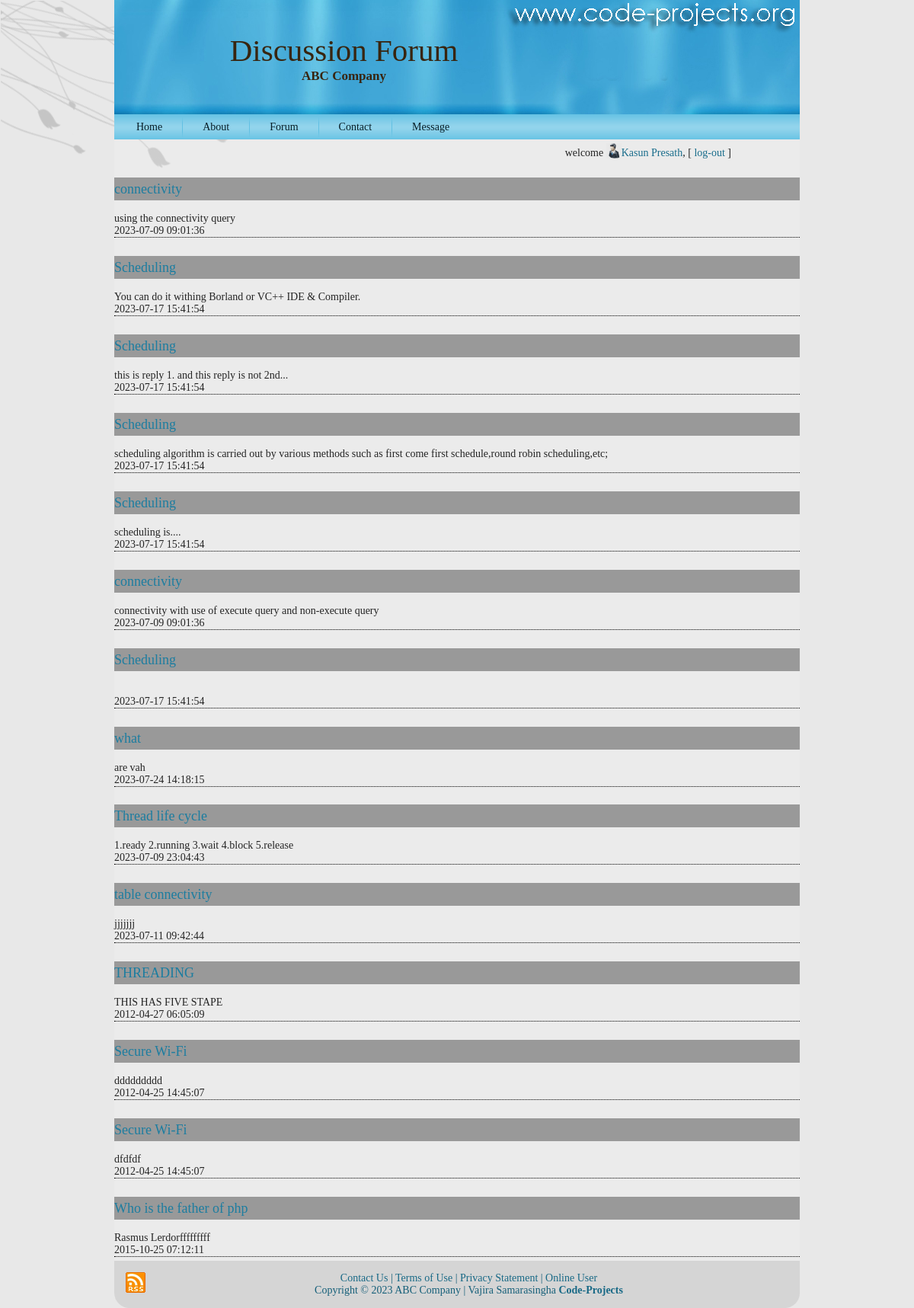
/ans.php (signed in), run on the app's committed database.
### tables this page shows
CREATE TABLE `answer` (
  `answer_id` int(11) NOT NULL,
  `replied` int(11) NOT NULL,
  `question_id` varchar(50) NOT NULL,
  `answer_detail` varchar(2000) NOT NULL,
  `datetime` timestamp NOT NULL DEFAULT current_timestamp(),
  `user_id` int(11) NOT NULL,
  `like` int(20) NOT NULL
);

CREATE TABLE `question` (
  `question_id` int(11) NOT NULL,
  `heading` varchar(50) NOT NULL,
  `question_detail` varchar(2000) NOT NULL,
  `datetime` timestamp NOT NULL DEFAULT current_timestamp(),
  `user_id` int(11) NOT NULL,
  `subtopic_id` int(11) NOT NULL,
  `views` int(11) NOT NULL
);

### utility.php (called while the page is built, shortened)
<?php
$con=mysqli_connect ("localhost", "root","","tech_forum");
	function ExecuteQuery ($SQL)
	{
		global $con;
		mysqli_select_db($con,"tech_forum");
		$rows = mysqli_query ($con,$SQL);
		return $rows;
	}
?>

### ans.php (the view, shortened to what this page needs)
<?php
	require("header.php");
	require("checkUser.php");
?>
<?php
$sql="SELECT * from  answer,question where answer.user_id=$_SESSION[uid] and answer.question_id=question.question_id";
$result=ExecuteQuery($sql);
		while($row = mysqli_fetch_array($result))
		{
		echo "<span class='box2'>";
		echo "<span class='head'><a href='questionview.php?qid=$row[question_id]'><h4>$row[heading]</h4></a></span>";
		echo "</span>";
		echo  "<br/>";
		echo $row['answer_detail'];
		echo  "<br/>";
		echo $row['datetime'];
		echo  "<br/>";
		echo "<div class=line></div>";
		}
?>
<?php require("footer.php");?>

### res/style.css (style rules this page uses)
.line { border-bottom:1px dotted black; }
.box2 .head { display:block; height:30px; background-color:#999999; font-weight:bold; line-height:30px; }
.box2 { width: auto; background-color:#CCC; display:block; }
body { margin: 0 auto; padding: 0; background-color: #E8E8E8; }
body { font-family: Georgia, "Times New Roman", Times, Serif; font-size: 14px; color: #242424; }
a { font-family: Georgia, "Times New Roman", Times, Serif; text-decoration: none; color: #186C8B; }
a:link { font-family: Georgia, "Times New Roman", Times, Serif; text-decoration: none; color: #186C8B; }
h1, h2, h3, h4, h5, h6, h1 a, h2 a, h3 a, h4 a, h5 a, h6 a h1 a:hover, h2 a:hover, h3 a:hover, h4 a:hover, h5 a:hover, h6 a:hover h1 a:visited, h2 a:visited, h3 a:visited, h4 a:visited, h5 a:visited, h6 a:visited { font-weight: normal; font-style: normal; text-decoration: none; }
h4, h4 a, h4 a:link, h4 a:visited, h4 a:hover { font-family: Georgia, "Times New Roman", Times, Serif; font-size: 18px; color: #1C7DA0; }

### data on the page
answer: question.heading "connectivity", answer_detail "using the connectivity query", question.datetime "2023-07-09 09:01:36"
answer: question.heading "Scheduling", answer_detail "You can do it withing Borland or VC++ IDE & Compiler.", question.datetime "2023-07-17 15:41:54"
answer: question.heading "Scheduling", answer_detail "this is reply 1. and this reply is not 2nd...", question.datetime "2023-07-17 15:41:54"
answer: question.heading "Scheduling", answer_detail "scheduling algorithm is carried out by various methods such as first come first schedule,round robin scheduling,etc;", question.datetime "2023-07-17 15:41:54"
answer: question.heading "Scheduling", answer_detail "scheduling is....", question.datetime "2023-07-17 15:41:54"
answer: question.heading "connectivity", answer_detail "connectivity with use of execute query and non-execute query", question.datetime "2023-07-09 09:01:36"
answer: question.heading "Scheduling", question.datetime "2023-07-17 15:41:54"
answer: question.heading "what", answer_detail "are vah", question.datetime "2023-07-24 14:18:15"
answer: question.heading "Thread life cycle", answer_detail "1.ready 2.running 3.wait 4.block 5.release", question.datetime "2023-07-09 23:04:43"
answer: question.heading "table connectivity", answer_detail "jjjjjjj", question.datetime "2023-07-11 09:42:44"
answer: question.heading "THREADING", answer_detail "THIS HAS FIVE STAPE", question.datetime "2012-04-27 06:05:09"
answer: question.heading "Secure Wi-Fi", answer_detail "ddddddddd", question.datetime "2012-04-25 14:45:07"
answer: question.heading "Secure Wi-Fi", answer_detail "dfdfdf", question.datetime "2012-04-25 14:45:07"
answer: question.heading "Who is the father of php", answer_detail "Rasmus Lerdorfffffffff", question.datetime "2015-10-25 07:12:11"

### other printed values
$_SESSION["fn"] "Kasun Presath"
